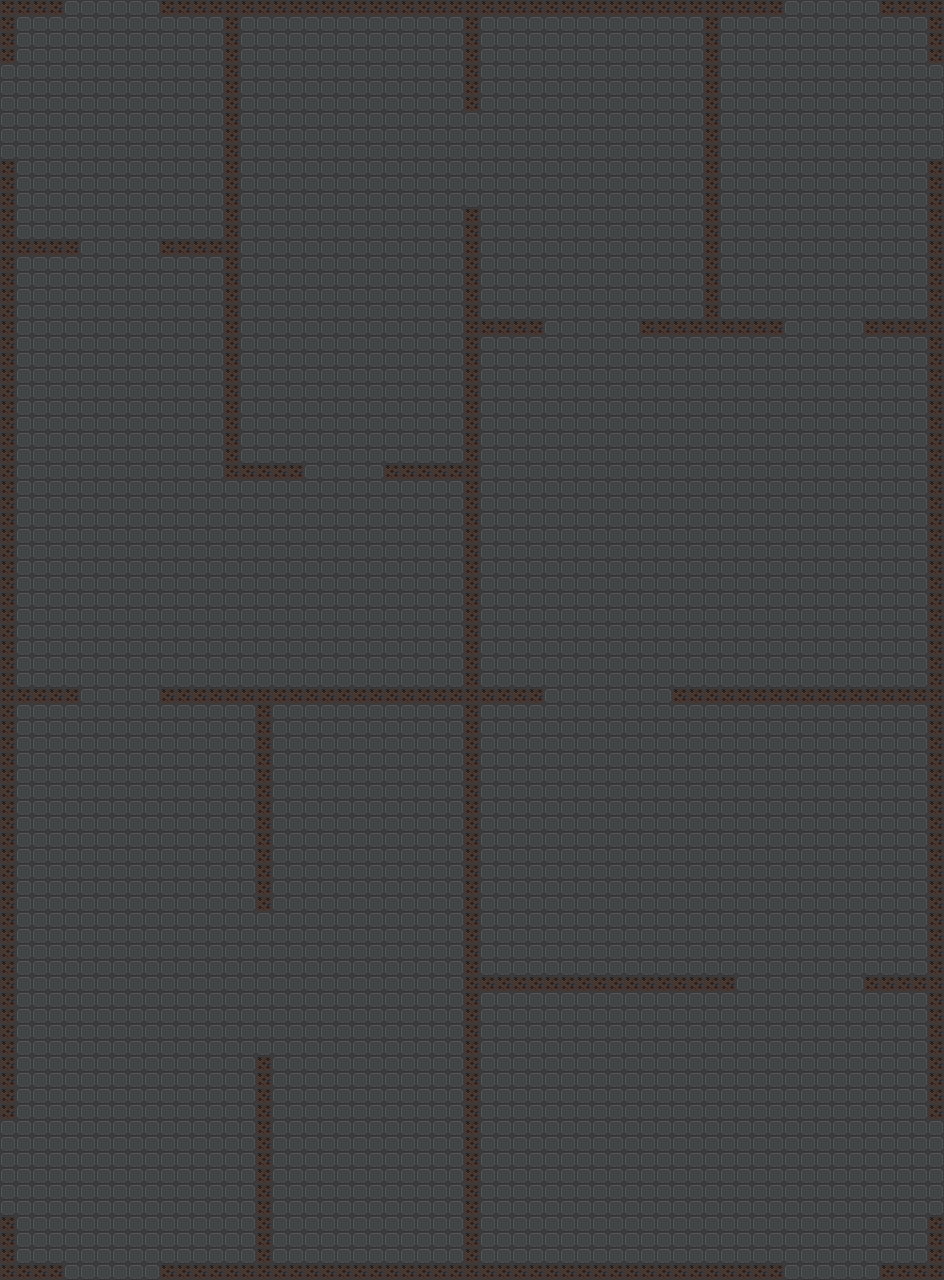

Rendered tile map (Tiled .tmx) drawn with the repository's tilesets; below, a short description and the map source with its tile grids summarised:
An orthogonal 59x80 tile map with 16x16 px tiles, 2 tile layers (ground, walls).

<map version="1.0" tiledversion="1.1.6" orientation="orthogonal" renderorder="right-down" width="59" height="80" tilewidth="16" tileheight="16" infinite="0" nextobjectid="1">
 <tileset firstgid="1" source="action rpg.tsx" />
 <layer name="ground" width="59" height="80">
  <data>[4720 cells, 4720 non-empty, 1 distinct tile ids]</data>
 </layer>
 <layer name="walls" width="59" height="80">
  <data>[4720 cells, 469 non-empty, 1 distinct tile ids]</data>
 </layer>
</map>
